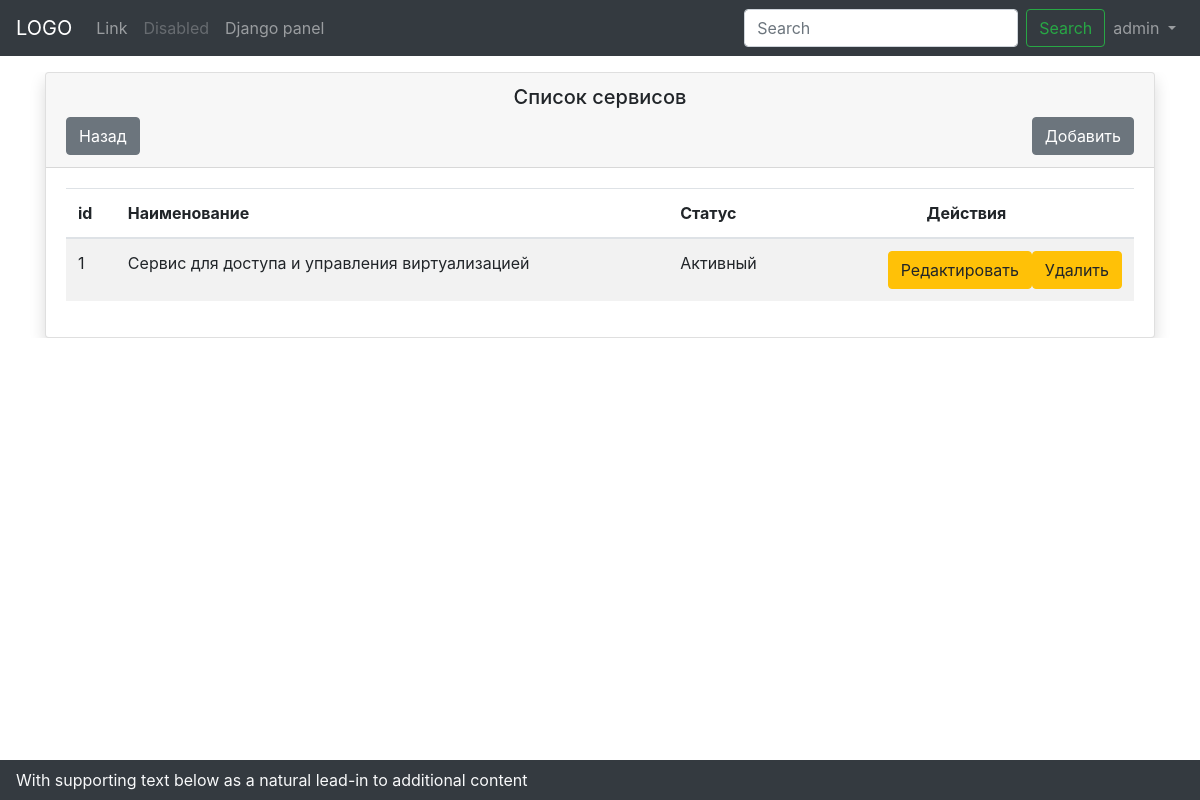
Screenshot of /service/list/ (signed in) with the database file from the repository.
### core/models.py (models this page shows, shortened)
class Service(models.Model):
    fk_permission = models.OneToOneField(
        Permission,
        on_delete=models.CASCADE, blank=True)
    description = models.CharField(max_length=50, verbose_name='Наименование')
    url = models.URLField(unique=True, blank=False, verbose_name='URI ресурса')
    shortcut_path = models.TextField(verbose_name='Путь к ярлыку')
    is_service = models.BooleanField(default=True, verbose_name='Услуга/Служебный')
    status = models.BooleanField(default=True, verbose_name='Статус')
    price = models.FloatField(blank=True, verbose_name='Цена')
    is_create = models.DateTimeField(auto_now_add=True, verbose_name='Дата создания')
    is_update = models.DateTimeField(auto_now=True, verbose_name='Дата модификации')

### core/views.py (the view)
# urls.py: path('service/list/', views.services_list, name='services_list'),
@login_required(login_url='base_login')
def services_list(request):
    context = {'page_title': 'Сервисы'}
    services = Service.objects.all()
    context['services'] = services
    return render(request, "core/services_list.html", context)

### core/templates/core/services_list.html
{% extends "core/index.html" %}
{% block content %}
<div class="container my-3">
    <div class="row">
        <div class="col overflow-auto">
            <div class="card shadow">
                <div class="card-header">
                    <h5  class="text-center">Список сервисов</h5>
                    <a type = "button" class="btn btn-secondary float-left" href="/">Назад</a>
                    <a type="button" class="btn btn-secondary float-right" href="{% url 'service_create' %}">
                        Добавить
                    </a>
                </div>
                <div class="card-body">
                     <table class="table table-striped overflow-auto" onclick="idvalue()">
                        <thead>
                            <tr>
                                <th>id</th>
                                <th>Наименование</th>
                                <th>Статус</th>
                                <th colspan="2" class = "text-center">Действия</th>
                            </tr>
                        </thead>
                        <tbody>
                            {% for service in services %}
                            <tr>
                                <td>{{ service.pk }}</td>
                                <td>{{ service.description }}</td>
                                <td>
                                    {% if service.status %}
                                        Активный
                                    {% else %}
                                        Неактивый
                                    {% endif %}
                                </td>
                                <td>
                                    <a class="btn btn-warning float-right" href="{% url 'service_delete' service.pk %}">
                                        Удалить
                                    </a>
                                    <a class="btn btn-warning float-right" href="{% url 'service_update' service.pk %}">
                                        Редактировать
                                    </a>
                                </td>
                            </tr>
                            {% endfor %}
                        </tbody>
                     </table>
                </div>
            </div>
        </div>
    </div>
</div>
{% endblock content%}

### templates/menu.html (shortened to what this page needs)
{% block menu %}
<nav class="navbar navbar-expand-lg navbar-dark bg-dark">
  <a class="navbar-brand" href="{% url 'dashboard' %}">LOGO</a>
{% if user.is_authenticated %}
  <div class="collapse navbar-collapse" id="navbarSupportedContent">
    <ul class="navbar-nav mr-auto">
      <li class="nav-item">
        <a class="nav-link" href="#">Link</a>
      </li>
      <li class="nav-item">
        <a class="nav-link disabled" href="#">Disabled</a>
      </li>
      {% if user.is_superuser %}
      <li class="nav-item">
        <a class="nav-link" href="/admin/">Django panel</a>
      </li>
      {% endif %}
    </ul>
    <form class="form-inline my-3 my-lg-0">
      <input class="form-control mr-sm-2" type="search" placeholder="Search" aria-label="Search">
      <button class="btn btn-outline-success my-2 my-sm-0" type="submit">Search</button>
    </form>
    <ul class="navbar-nav w-10">
      <li class="nav-item dropdown">
      <a class="nav-link dropdown-toggle" href="#" id="navbarDropdown" role="button" data-toggle="dropdown" aria-haspopup="true" aria-expanded="false">
        {{ user.username }}
      </a>
      </li>
    </ul>
  </div>
  {% endif %}
</nav>
{% endblock menu %}

### static/css/main.css (style rules this page uses)
body,html { height:100%; }

### rows the page displays
Service: pk "1", description "Сервис для доступа и управления виртуализацией", status "Активный"

### other values shown
{{ user.username }} "admin"
